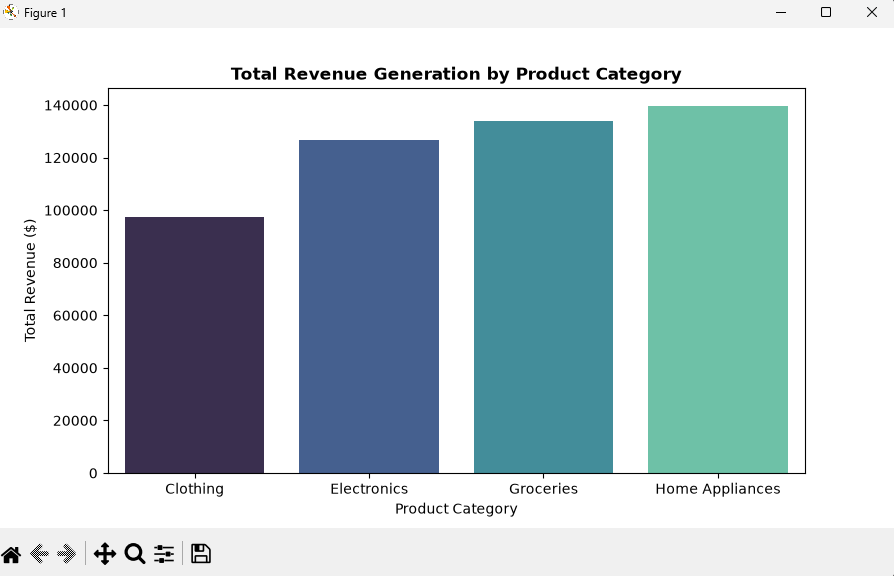

The Python source for this figure:
import pandas as pd
import numpy as np
import matplotlib.pyplot as plt
import seaborn as sns

# 1. Simulating Retail Sales Dataset
np.random.seed(42)
n_rows = 200
data = {
    'Date': pd.date_range(start='2026-01-01', periods=n_rows, freq='D'),
    'Category': np.random.choice(['Electronics', 'Clothing', 'Home Appliances', 'Groceries'], n_rows),
    'Unit_Price': np.random.uniform(20, 1000, n_rows),
    'Quantity': np.random.randint(1, 10, n_rows),
    'Customer_Rating': np.random.randint(1, 6, n_rows)
}

df = pd.DataFrame(data)
df['Total_Revenue'] = df['Unit_Price'] * df['Quantity']

print("--- 1. Dataset Head ---")
print(df.head(), "\n")

print("--- 2. Dataset Summary Statistics ---")
print(df.describe(), "\n")

# 3. Category-wise Total Revenue
category_revenue = df.groupby('Category')['Total_Revenue'].sum().reset_index()
print("--- 3. Total Revenue by Category ---")
print(category_revenue, "\n")

# 4. Visualization
plt.figure(figsize=(9, 5))
sns.barplot(x='Category', y='Total_Revenue', data=category_revenue, palette='mako')
plt.title('Total Revenue Generation by Product Category', fontsize=12, fontweight='bold')
plt.xlabel('Product Category', fontsize=10)
plt.ylabel('Total Revenue ($)', fontsize=10)
plt.show()
